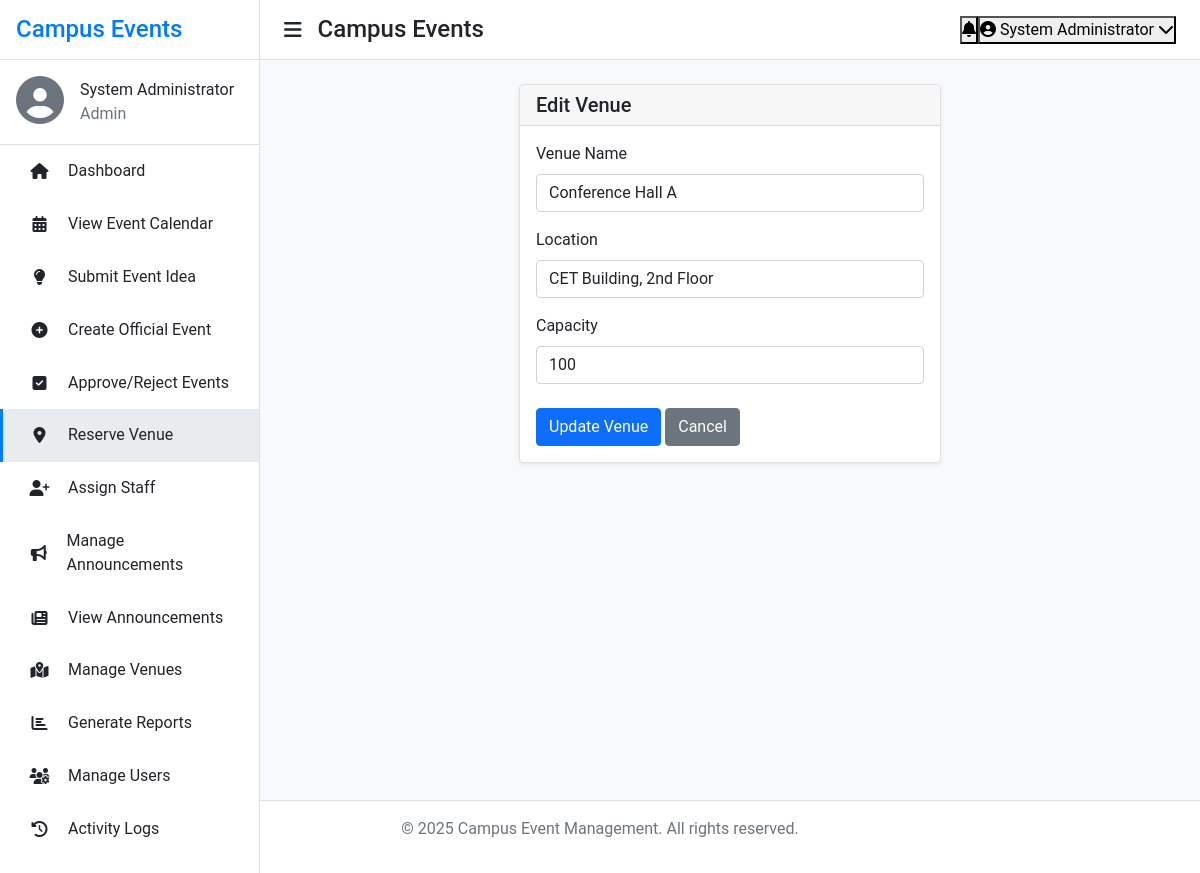
The app's page /views/admin/venues/edit.php?id=2 (signed in) with its own data.
### tables this page shows
CREATE TABLE IF NOT EXISTS `venues` (
    `id` INT PRIMARY KEY AUTO_INCREMENT,
    `name` VARCHAR(255) NOT NULL,
    `location` VARCHAR(255) NULL,
    `capacity` INT NULL,
    `created_at` TIMESTAMP DEFAULT CURRENT_TIMESTAMP
);

### views/admin/venues/edit.php (the view, shortened to what this page needs)
<?php
require_once __DIR__ . '/../../includes/header.php';
$venue_id = $_GET['id'] ?? null;
$conn = get_db_connection();
try {
    $stmt = $conn->prepare("SELECT * FROM venues WHERE id = ?");
    $stmt->execute([$venue_id]);
    $venue = $stmt->fetch(PDO::FETCH_ASSOC);
} catch (Exception $e) {
    $_SESSION['error'] = 'Failed to fetch venue details: ' . $e->getMessage();
    redirect('views/admin/venues/index.php');
}
?>
<div class="container-fluid">
    <div class="row justify-content-center">
        <div class="col-lg-6">
            <div class="card shadow-sm">
                <div class="card-header">
                    <h5 class="card-title mb-0">Edit Venue</h5>
                </div>
                <div class="card-body">
                    <form action="process.php" method="POST">
                        <div class="mb-3">
                            <label for="name" class="form-label">Venue Name</label>
                            <input type="text" class="form-control" id="name" name="name" value="<?php echo htmlspecialchars($venue['name']); ?>" required>
                        </div>
                        <div class="mb-3">
                            <label for="location" class="form-label">Location</label>
                            <input type="text" class="form-control" id="location" name="location" value="<?php echo htmlspecialchars($venue['location'] ?? ''); ?>">
                        </div>
                        <div class="mb-3">
                            <label for="capacity" class="form-label">Capacity</label>
                            <input type="number" class="form-control" id="capacity" name="capacity" value="<?php echo htmlspecialchars($venue['capacity'] ?? ''); ?>" min="1">
                        </div>
                        <div class="mt-4">
                            <button type="submit" class="btn btn-primary">Update Venue</button>
                            <a href="index.php" class="btn btn-secondary">Cancel</a>
                        </div>
                    </form>
                </div>
            </div>
        </div>
    </div>
</div>
<?php include_once __DIR__ . '/../../includes/footer.php'; ?>

### assets/css/style.css (style rules this page uses)
* { margin: 0; padding: 0; box-sizing: border-box; }
:root { --primary-color: #f8f9fa; --secondary-color: #e9ecef; --accent-color: #007bff; --text-color: #212529; --border-color: #dee2e6; --sidebar-width: 260px; --header-height: 60px; --danger-color: #e74c3c; --success-color: #2ecc71; --warning-color: #f1c40f; }
body { font-family: 'Roboto', sans-serif; background-color: var(--primary-color); color: var(--text-color); margin: 0; }
.card { border: 1px solid var(--border-color); box-shadow: 0 0 15px rgba(0, 0, 0, 0.05); }
.mb-0 { margin-bottom: 0 !important; }
.mt-4 { margin-top: 1.5rem !important; }

### records on screen
venues: name "Conference Hall A", location "CET Building, 2nd Floor", capacity "100"

### other values on screen
$userFullName "System Administrator"
$userRoleDisplay "Admin"
$item['label'] "Dashboard"
$item['label'] "View Event Calendar"
$item['label'] "Submit Event Idea"
$item['label'] "Create Official Event"
$item['label'] "Approve/Reject Events"
$item['label'] "Reserve Venue"
$item['label'] "Assign Staff"
$item['label'] "Manage Announcements"
$item['label'] "View Announcements"
$item['label'] "Manage Venues"
$item['label'] "Generate Reports"
$item['label'] "Manage Users"
$item['label'] "Activity Logs"
